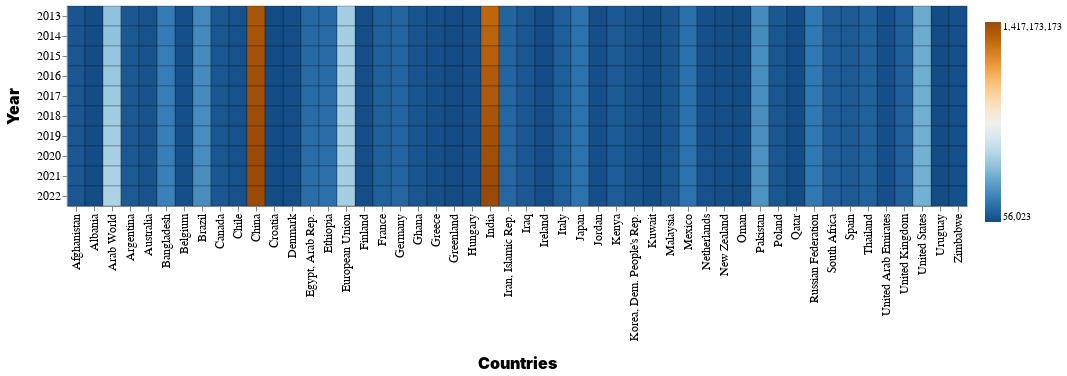

The cell this chart's notebook holds for it:
### Code cell
import altair as alt

alt.themes.enable("dark")

heatmap = alt.Chart(df_reshaped).mark_rect().encode(
        y=alt.Y('year:O', axis=alt.Axis(title="Year", titleFontSize=16, titlePadding=15, titleFontWeight=900, labelAngle=0)),
        x=alt.X('country:O', axis=alt.Axis(title="Countries", titleFontSize=16, titlePadding=15, titleFontWeight=900)),
        color=alt.Color('max(population):Q',
                         legend=alt.Legend(title=" "),
                         scale=alt.Scale(scheme="blueorange")),
        stroke=alt.value('black'),
        strokeWidth=alt.value(0.25),
        #tooltip=[
        #    alt.Tooltip('year:O', title='Year'),
        #    alt.Tooltip('population:Q', title='Population')
        #]
    ).properties(width=900
    #).configure_legend(orient='bottom', titleFontSize=16, labelFontSize=14, titlePadding=0
    #).configure_axisX(labelFontSize=14)
    ).configure_axis(
    labelFontSize=12,
    titleFontSize=12
    )

heatmap

### Figure 1 — Vega-Lite specification as saved in the notebook (floating-point values rounded to 4 significant figures; data arrays with more than 128 entries replaced by an {"elided": "..."} marker saying what was removed)
{"usermeta": {"embedOptions": {"theme": "dark"}}, "config": {"view": {"continuousWidth": 400, "continuousHeight": 300}, "axis": {"labelFontSize": 12, "titleFontSize": 12}}, "data": {"name": "data-ede1a6bc095c690ef1f3c5fd8a104ab3"}, "mark": "rect", "encoding": {"color": {"aggregate": "max", "field": "population", "legend": {"title": " "}, "scale": {"scheme": "blueorange"}, "type": "quantitative"}, "stroke": {"value": "black"}, "strokeWidth": {"value": 0.25}, "x": {"axis": {"title": "Countries", "titleFontSize": 16, "titleFontWeight": 900, "titlePadding": 15}, "field": "country", "type": "ordinal"}, "y": {"axis": {"labelAngle": 0, "title": "Year", "titleFontSize": 16, "titleFontWeight": 900, "titlePadding": 15}, "field": "year", "type": "ordinal"}}, "width": 900, "$schema": "https://vega.github.io/schema/vega-lite/v4.17.0.json", "datasets": {"data-ede1a6bc095c690ef1f3c5fd8a104ab3": {"elided": "500 records"}}}
